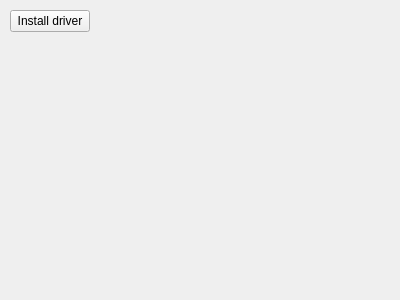
<?xml version="1.0" encoding="UTF-8"?>
<ui version="4.0">
 <class>qSettings</class>
 <widget class="QWidget" name="qSettings">
  <property name="geometry">
   <rect>
    <x>0</x>
    <y>0</y>
    <width>400</width>
    <height>300</height>
   </rect>
  </property>
  <property name="windowTitle">
   <string>Form</string>
  </property>
  <widget class="QPushButton" name="installDriverButton">
   <property name="geometry">
    <rect>
     <x>10</x>
     <y>10</y>
     <width>80</width>
     <height>22</height>
    </rect>
   </property>
   <property name="text">
    <string>Install driver</string>
   </property>
  </widget>
 </widget>
 <resources/>
 <connections/>
</ui>
